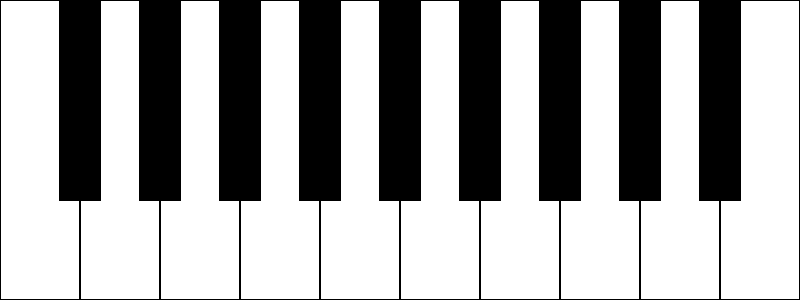
Frame 1 (no input)
Frame 60 (no input): identical to frame 1, image omitted
Frame 120 (the mouse pressed at the canvas centre since frame 60): identical to frame 1, image omitted

The p5.js sketch that drew this single still picture (run headless with seeded random() and noise() and a simulated clock; from frame 60 on, the mouse is pressed at the canvas centre):

// p5.js sketch
// ── sketch.js
function setup() {
  createCanvas(800, 300);

} // end of setup

function draw() {
  background(255);
  strokeWeight(2);
  stroke(0);
  
  for(var i = 0; i < 10; i++){ //white tiles
    fill(255);
    rect(80*i, 0, 80, height);
  } // for i
  
  for(var j = 0; j < 9; j++){ // black tiles
    fill(0);
    rect(60+80*j, 0, 40, (2/3)*height);
  } // for j

/*
  if mouseIsPressed(){
    
    if(mouseX < 60) && (mouseY < 200){
      //play 1st note
    }
    
    if(mouseX < 80) && (mouseY > 200) && (mouseY > 200) && (mouseY < 300){
      //play 1st note
    }
    
    if(mouseX > 60) && (mouseX < 100) && (mouseY < 200){
      // play 2nd note
    }
    
    if(mouseX > 100) && (mouseX < 140) && (mouseY < 200){
      // play 3rd note
    }
    
    if(mouseX > 80) && (mouseX < 160) && (mouseY > 200) && (mouseY < 300){
      // play 3rd note
    }
    
    if(mouseX > 140) && (mouseX < 180) && (mouseY < 200){
      // play 4th note
    }
    
    if(mouseX > 180) && (mouseX < 220) && (mouseY < 200){
      // play 5th note
    }
    
    if(mouseX > 160) && (mouseX < 240) && (mouseY > 200) && (mouseY < 300){
      // play 5th note
    }
    
    if(mouseX > 220) && (mouseX < 260) && (mouseY < 200){
      // play 6th note
    }
    
    if(mouseX > 260) && (mouseX < 300) && (mouseY < 200){
      // play 7th note
    }
    
    if(mouseX > 240) && (mouseX < 320) && (mouseY > 200) & (mouseY < 300){
      // play 7th note
    }
    
    if(mouseX > 300) && (mouseX < 340) && (mouseY < 200){
      // play 8th note
    }
    
    if(mouseX > 340) && (mouseX < 380) && (mouseY < 200){
      // play 9th note
    }
    
    if(mouseX > 320) && (mouseX < 400) && (mouseY > 200) && (mouseY < 300){
      // play 9th note
    }
    

  } // if mouseIsPressed
*/

} // end of draw
